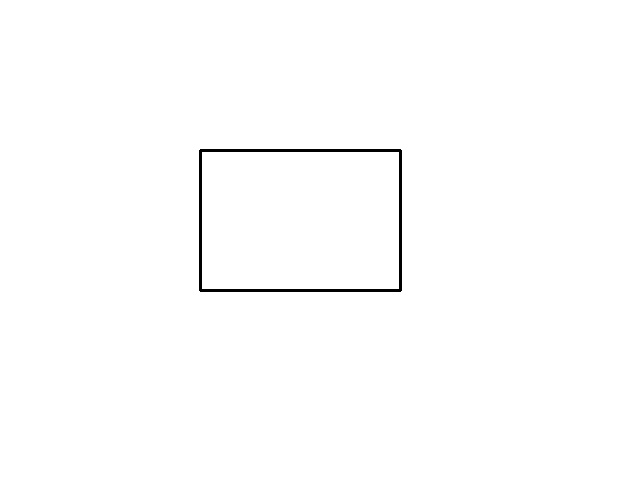
#> input picture videos/test_a4.jpg, 640 x 480 px
$ python -i reference_detector.py   (imports and definitions only)
#> lines starting #> are read from the running program, lines starting #| are printed output that depends on the picture; after the words box and inside, x2 and y2 are one past the last pixel; in counts of white or black regions, pixels touching at a corner belong together
#> further down, picture is the input picture: shape (480, 640, 3); min 0, max 255, mean 253.3
import cv2
import numpy as np
from src.config.config import Config


class ReferenceDetector:
    def __init__(self):
        self.reference_objects = Config.REFERENCE_OBJECTS
        self.detected_object = None
        self.scale_factor = None
        self.detected_width_px = None  # 参照物的像素宽度
        self.detected_width_cm = None  # 参照物的真实宽度（cm）

    def detect(self, frame):
        # 确保 frame 不为空
        if frame is None or frame.size == 0:
            print("Warning: Empty frame in detect()")
            return False, np.full((480, 640, 3), 128, dtype=np.uint8)

        original_frame = frame.copy()
        frame = frame.copy()

        gray = cv2.cvtColor(frame, cv2.COLOR_BGR2GRAY)
        blur = cv2.GaussianBlur(
            gray,
            (Config.GAUSSIAN_KERNEL_SIZE, Config.GAUSSIAN_KERNEL_SIZE),
            0
        )

        thresh = cv2.adaptiveThreshold(
            blur, 255, cv2.ADAPTIVE_THRESH_GAUSSIAN_C,
            cv2.THRESH_BINARY_INV, 11, 5
        )
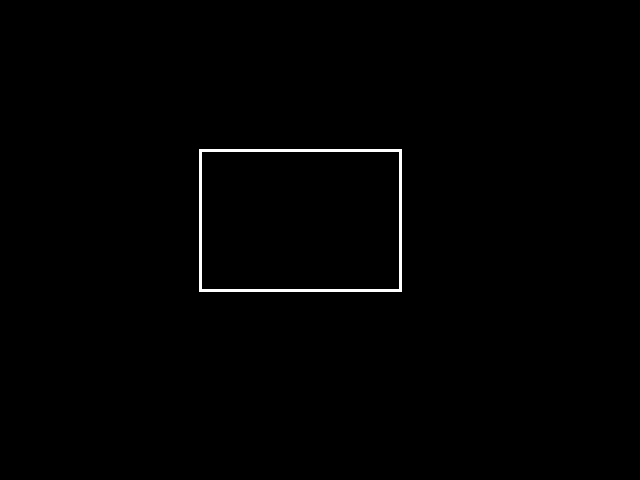
#> thresh: shape (480, 640); 0.66% white; 1 white region, box (x1, y1, x2, y2) and area: (199, 149, 402, 292) 2040

        kernel = cv2.getStructuringElement(cv2.MORPH_RECT, (3, 3))
        closing = cv2.morphologyEx(thresh, cv2.MORPH_CLOSE, kernel)
        edges = cv2.Canny(closing, Config.CANNY_THRESHOLD1, Config.CANNY_THRESHOLD2)
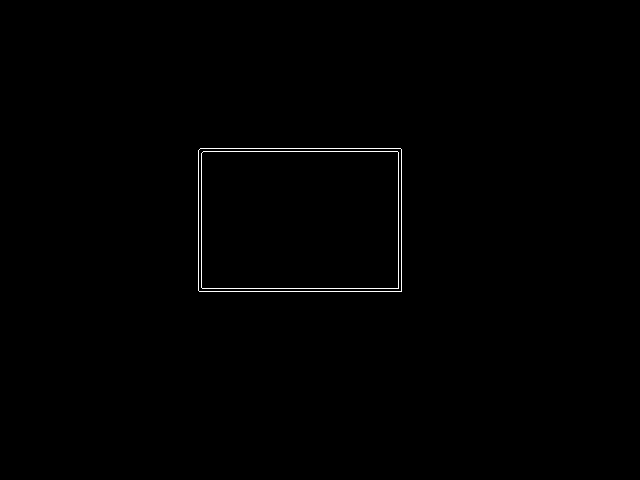
#> edges: shape (480, 640); 0.44% white in thin lines or dots, all inside (x1, y1, x2, y2) = (198, 148, 402, 292)

        contours, _ = cv2.findContours(edges, cv2.RETR_EXTERNAL, cv2.CHAIN_APPROX_SIMPLE)
#> contours = 1 item

        best_match = None
        best_score = -1

        for contour in contours:
            perimeter = cv2.arcLength(contour, True)
            if perimeter < Config.REFERENCE_MIN_PERIMETER:
                continue

            area = cv2.contourArea(contour)
            rect = cv2.minAreaRect(contour)
            (center_x, center_y), (rect_w, rect_h), angle = rect

            if rect_w <= 1 or rect_h <= 1:
                continue

            # 使用 minAreaRect 的短边和长边
            long_side = max(rect_w, rect_h)
            short_side = min(rect_w, rect_h)
            if short_side <= 0:
                continue

            aspect_ratio = long_side / short_side
            rect_area = rect_w * rect_h
            rectangularity = area / rect_area if rect_area > 0 else 0

            if rectangularity < Config.REFERENCE_RECTANGULARITY_MIN:
                continue

            for obj_name, specs in self.reference_objects.items():
                matched, score, scale_factor, ref_width_px, ref_width_cm = self._match_reference_object(
                    specs,
                    area,
                    long_side,
                    short_side,
                    aspect_ratio
                )

                if matched and score > best_score:
                    best_score = score
                    best_match = {
                        "object_name": obj_name,
                        "scale_factor": scale_factor,
                        "rect": rect,
                        "box": cv2.boxPoints(rect).astype(np.int32),
                        "long_side": long_side,
                        "short_side": short_side,
                        "area": area,
                        "aspect_ratio": aspect_ratio,
                        "rectangularity": rectangularity,
                        "center": (int(center_x), int(center_y)),
                        "angle": angle,
                        "ref_width_px": ref_width_px,
                        "ref_width_cm": ref_width_cm
                    }
#> this loop made 1 pass
#> (perimeter, area, center_x, center_y, rect_w, rect_h, angle, long_side) on pass 1: (689.7, 29026, 299.5, 219.5, 143, 203, -90, 203)
#> after the loop, best_match = 13 items; best_score = 7.95

        if best_match and best_score >= Config.REFERENCE_MATCH_MIN_SCORE:
            self.scale_factor = best_match["scale_factor"]
#> self.scale_factor = 0.147
            self.detected_object = best_match["object_name"]
#> self.detected_object = 'A4'
            self.detected_width_px = best_match["ref_width_px"]
#> self.detected_width_px = 143
            self.detected_width_cm = best_match["ref_width_cm"]
#> self.detected_width_cm = 21

            # 获取参照物标签
            ref_label = Config.REFERENCE_OBJECTS.get(self.detected_object, {}).get("label", self.detected_object)
#> ref_label = 'A4 纸'

            cv2.drawContours(frame, [best_match["box"]], -1, (0, 255, 0), 2)
            cv2.circle(frame, best_match["center"], 4, (0, 255, 0), -1)
#> frame: shape (480, 640, 3); mean of channels 0, 1, 2 252.4, 254.2, 252.4
            cv2.putText(
                frame,
                f"识别：{ref_label} ({best_match['ref_width_cm']:.1f}cm)",
                (10, 30),
                cv2.FONT_HERSHEY_SIMPLEX,
                0.65,
                (0, 255, 0),
                2
            )
            cv2.putText(
                frame,
                f"像素尺寸：{best_match['long_side']:.0f}x{best_match['short_side']:.0f}px",
                (10, 60),
                cv2.FONT_HERSHEY_SIMPLEX,
                0.55,
                (0, 255, 0),
                2
            )
            cv2.putText(
                frame,
                f"比例系数 K = {self.scale_factor:.4f} cm/px",
                (10, 90),
                cv2.FONT_HERSHEY_SIMPLEX,
                0.7,
                (0, 255, 0),
                2
            )
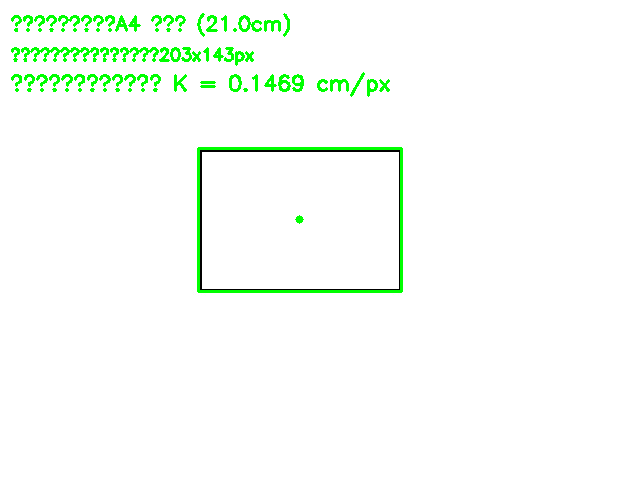
#> frame: shape (480, 640, 3); mean of channels 0, 1, 2 247.7, 254.2, 247.7; drawn as B, G, R

            return True, frame

        self.detected_object = None
        self.scale_factor = None
        self.detected_width_px = None
        self.detected_width_cm = None

        cv2.putText(frame, "正在检测参照物...", (10, 60), cv2.FONT_HERSHEY_SIMPLEX, 0.7, (0, 150, 255), 2)
        cv2.putText(frame, "请手持 A4 纸/银行卡贴近胸前", (10, 95), cv2.FONT_HERSHEY_SIMPLEX, 0.55, (0, 150, 255), 2)

        return False, original_frame

    def _match_reference_object(self, specs, area, long_side, short_side, aspect_ratio):
        """
        匹配参照物并计算比例系数。

        关键改进：
        - 使用短边（short_side）作为参照物宽度的像素值
        - 根据参照物类型的标准宽度计算 K 值
        """
        object_width = specs.get("width", 0)  # 标准宽度（短边）
        object_height = specs.get("height", object_width)  # 标准高度（长边）
        object_long = max(object_width, object_height)
        object_short = min(object_width, object_height)
        object_aspect = object_long / object_short if object_short > 0 else 0

        score = 0.0

        # 面积匹配
        if specs["min_area"] * 0.1 < area < specs["max_area"] * 5:
            score += 2.0

        # 像素尺寸匹配
        if specs["min_pixel"] * 0.1 < short_side < specs["max_pixel"] * 5:
            score += 2.0

        # 长宽比匹配
        aspect_diff = abs(aspect_ratio - object_aspect)
        if aspect_diff <= Config.REFERENCE_ASPECT_TOLERANCE:
            score += max(0.0, 4.0 - aspect_diff * 10.0)
        else:
            return False, score, None, None, None

        # 关键修复：使用短边作为参照物宽度的像素值
        # K = 真实宽度 / 像素宽度
        ref_width_px = short_side  # 使用短边作为宽度
        ref_width_cm = object_short  # 使用标准短边宽度
        scale_factor = ref_width_cm / ref_width_px if ref_width_px > 0 else 0

        return True, score, scale_factor, ref_width_px, ref_width_cm

    def get_scale_factor(self):
        return self.scale_factor

    def get_detected_object(self):
        return self.detected_object

    def reset(self):
        self.detected_object = None
        self.scale_factor = None

>>> import cv2
>>> picture = cv2.imread('../../../videos/test_a4.jpg')
>>> result = ReferenceDetector().detect(picture)
